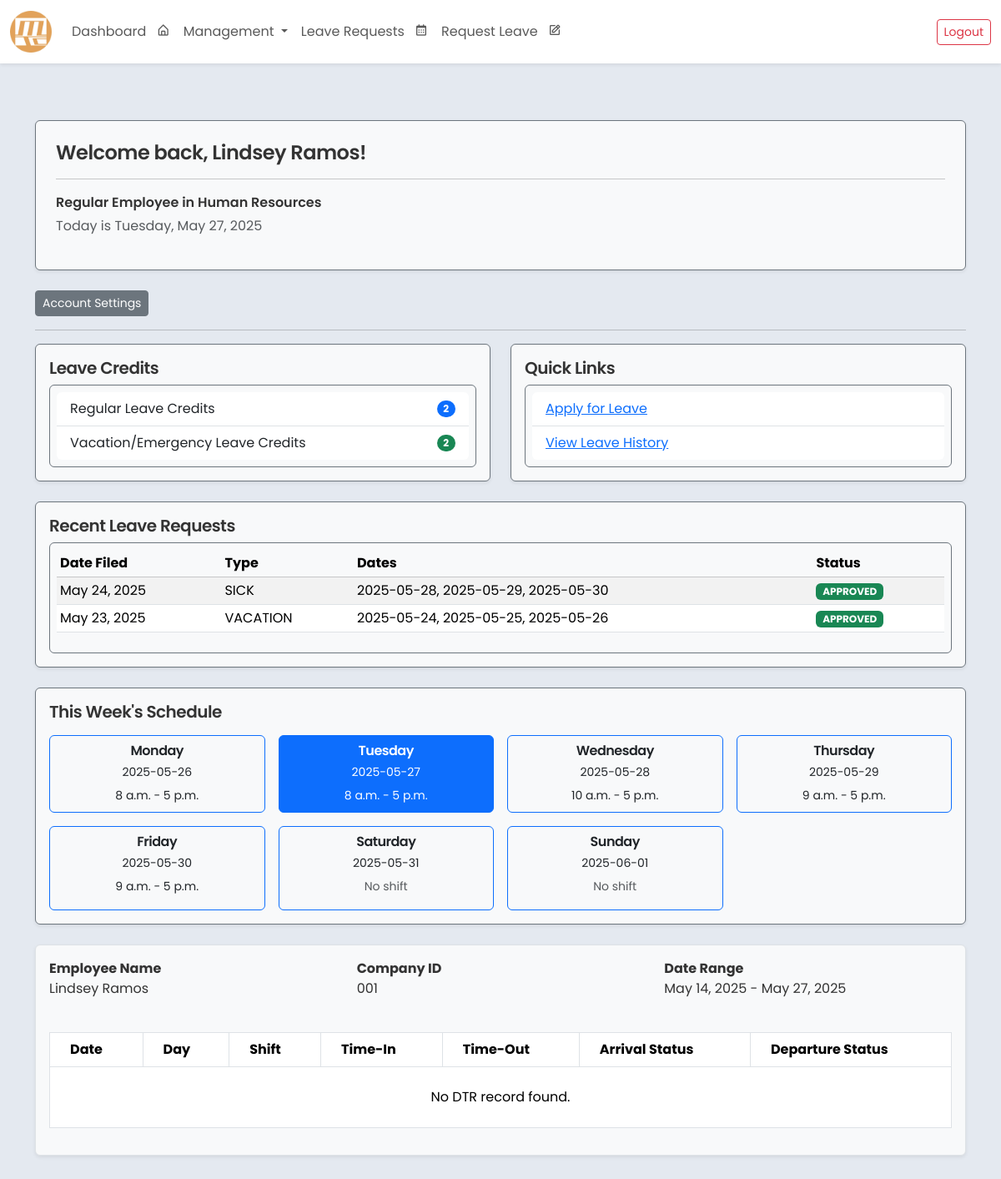
Screenshot of / (signed in) with the database file from the repository.
### core/models.py (models this page shows, shortened)
class Employee(models.Model):
    SEX_CHOICES = [
        ('Male', 'Male'),
        ('Female', 'Female'),
        ('Other', 'Prefer not to Say'),
    ]
    ROLE_CHOICES = [
        ('Regular Employee', 'Regular Employee'),
        ('Department Head', 'Department Head'),
        ('Admin(HR)', 'Admin(HR)'),
        ('Supervisor', 'Supervisor'),
        ('President', 'President')
    ]
    employee_id = models.AutoField(primary_key=True)
    company_id = models.CharField(max_length=20, blank=False, unique=True)
    first_name = models.CharField(max_length=100, blank=False)
    middle_name = models.CharField(max_length=100, blank=True, null=True)
    last_name = models.CharField(max_length=100, blank=False)
    sex = models.CharField(max_length=20, choices=SEX_CHOICES, blank=False)
    role = models.CharField(max_length=20, choices=ROLE_CHOICES, default='Regular Employee', blank=False)
    department = models.ForeignKey(
        Department,
        related_name="employees",
        on_delete=models.SET_NULL,
        null=True,
        blank=True
    )
    contact_number = models.CharField(max_length=15, blank=False)
    date_employed = models.DateField()
    leave_credits = models.IntegerField(default=0, blank=False)
    leave_credits2 = models.IntegerField(default=0, blank=False)
    user_account = models.OneToOneField(User, on_delete=models.SET_NULL, null=True, blank=True, related_name='employee')
    class Meta:
        ordering = ['last_name', 'first_name']
        verbose_name = 'Employee'
        verbose_name_plural = 'Employees'
        db_table = 'employee_table'
        constraints = [
            models.CheckConstraint(
                check=models.Q(leave_credits__gte=0),
                name='positive_leave_credits',
            ),
        ]

class Department(models.Model):
    name = models.CharField(max_length=255, unique=True)
    leave_respondents = models.ManyToManyField(
        'Employee',
        related_name='leave_departments',
        blank=True,
        limit_choices_to={'department__isnull': False}
    )
    shift_respondents = models.ManyToManyField(
        'Employee',
        related_name='shift_departments',
        blank=True,
        limit_choices_to={'department__isnull': False}
    )

class LeaveRequest(models.Model):
    class LeaveType(models.TextChoices):
        SICK = 'SICK', 'Sick Leave'
        MATERNITY = 'MATERNITY', 'Maternity Leave'
        PATERNITY = 'PATERNITY', 'Paternity Leave'
        VACATION = 'VACATION', 'Vacation Leave'
        EMERGENCY = 'EMERGENCY', 'Emergency Leave'
    class ApprovalStatus(models.TextChoices):
        PENDING = 'PENDING', 'PENDING'
        APPROVED = 'APPROVED', 'APPROVED'
        REJECTED = 'REJECTED', 'REJECTED'
    employee = models.ForeignKey('Employee', on_delete=models.CASCADE, related_name='leave_requests')
    leave_number = models.PositiveIntegerField(unique=True, editable=False)
    leave_dates = JSONField(default=list, blank=True, null=True)
    reason_for_leave = models.TextField()
    leave_type = models.CharField(max_length=20, choices=LeaveType.choices)
    remarks = models.TextField(blank=True, null=True)
    leave_credit_deduction = models.PositiveIntegerField(default=0)
    deduction_applied = models.BooleanField(default=False)
    department_approval = models.CharField(max_length=10, choices=ApprovalStatus.choices, default=ApprovalStatus.PENDING)
    hr_approval = models.CharField(max_length=10, choices=ApprovalStatus.choices, default=ApprovalStatus.PENDING)
    president_approval = models.CharField(max_length=10, choices=ApprovalStatus.choices, default=ApprovalStatus.PENDING)
    status = models.CharField(max_length=10, choices=ApprovalStatus.choices, default=ApprovalStatus.PENDING)
    created_at = models.DateTimeField(auto_now_add=True)

### core/views.py (the view, shortened to what this page needs)
# urls.py: path('', views.dashboard, name='dashboard'),
@login_required
def dashboard(request):
    employee = get_object_or_404(Employee, user_account=request.user)
    print("First Name:", employee.first_name)
    print("Last Name:", employee.last_name)
    print("Company ID:", employee.company_id)
    leave_depts = employee.leave_departments.all()
    shift_depts = employee.shift_departments.all()
    print("Leave Respondent for Departments:")
    for dept in leave_depts:
        print(f"- {dept.name}")
    print("Shift Respondent for Departments:")
    for dept in shift_depts:
        print(f"- {dept.name}")
    today = timezone.now().date()
    start_of_week = today - timedelta(days=today.weekday())  # Monday
    end_of_week = start_of_week + timedelta(days=6)
    week_days = []
    shifts_this_week = Shift.objects.filter(
        employee=employee,
        shift_date__range=[start_of_week, end_of_week]
    ).values('shift_date', 'shift_start', 'shift_end')
    shifts_map = {shift['shift_date']: shift for shift in shifts_this_week}
    for i in range(7):
        day = start_of_week + timedelta(days=i)
        shift_info = shifts_map.get(day)
        week_days.append({
            'label': day.strftime('%A'),
            'date': day.strftime('%Y-%m-%d'),
            'is_today': day == today,
            'shift_start': shift_info['shift_start'] if shift_info else None,
            'shift_end': shift_info['shift_end'] if shift_info else None,
        })
    recent_leaves = LeaveRequest.objects.filter(employee=employee).order_by('-created_at')[:5]
    departments = Department.objects.prefetch_related('shift_respondents', 'leave_respondents').all()
    start_date = today - timedelta(days=13)
    end_date = today
    attendance_records = Attendance.objects.filter(
        employee=employee,
        date__range=(start_date, end_date)
    ).select_related('shift').order_by('date')
    dtr_data = []
    context = {
        'departments': departments,
        'employee': employee,
        'recent_leaves': recent_leaves,
        'today': today,
        'week_days': week_days,
        'dtr_records': dtr_data,
        'start_date': start_date,
        'end_date': end_date,
    }
    return render(request, 'dashboard.html', context)

### core/templates/dashboard.html
{% extends 'base.html' %}
{% load static %}
{% block content %}
<div class="container py-4">
    <div class="row mb-4 ">
        <div class="col-md-12">
            <div class="p-4 border rounded shadow-sm bg-light border border-1 border-secondary">
                <h4>Welcome back, {{ user.employee.first_name }} {{ user.employee.last_name }}!</h4>
                <hr>
                {% if user.employee.role != "President" %}
                <p class="mb-1 fw-semibold">{{ user.employee.role }} in {{ user.employee.department.name }}</p>
                {% endif %}
                <p class="text-muted">Today is {{ today|date:"l, F j, Y" }}</p>
            </div>
        </div>
    </div>
    <div class="mt-3 w-100">
        <a href="{% url 'account_settings' %}" class="btn btn-secondary btn-sm">Account Settings</a>
    </div>
    {% if user.employee.role != "President" %}
    <hr>
    <div class="row mb-4 g-4">
        <div class="col-md-6">
            <div class="p-3 border rounded shadow-sm bg-light border border-1 border-secondary">
                <h5>Leave Credits</h5>
                <ul class="list-group list-group-flush border p-2 rounded border-secondary">
                    <li class="list-group-item d-flex justify-content-between align-items-center">
                        Regular Leave Credits
                        <span class="badge bg-primary rounded-pill">{{ user.employee.leave_credits }}</span>
                    </li>
                    <li class="list-group-item d-flex justify-content-between align-items-center">
                        Vacation/Emergency Leave Credits
                        <span class="badge bg-success rounded-pill">{{ user.employee.leave_credits2 }}</span>
                    </li>
                </ul>
            </div>
        </div>
        <div class="col-md-6">
            <div class="p-3 border rounded shadow-sm bg-light border border-1 border-secondary">
                <h5>Quick Links</h5>
                <ul class="list-group list-group-flush border p-2 rounded border-secondary">
                    <li class="list-group-item"><a href="{% url 'submit_leave_request' %}">Apply for Leave</a></li>
                    <li class="list-group-item"><a href="{% url 'my_leave_requests' %}">View Leave History</a></li>
                </ul>
            </div>
        </div>
    </div>
    <div class="row mb-4">
        <div class="col-md-12">
            <div class="p-3 border rounded shadow-sm bg-light border border-1 border-secondary">
                <h5>Recent Leave Requests</h5>
                {% if recent_leaves %}
                    <div class="table-responsive border p-2 rounded border-secondary">
                        <table class="table table-sm table-striped align-middle">
                            <thead class="table-light">
                                <tr>
                                    <th scope="col">Date Filed</th>
                                    <th scope="col">Type</th>
                                    <th scope="col">Dates</th>
                                    <th scope="col">Status</th>
                                </tr>
                            </thead>
                            <tbody>
                                {% for leave in recent_leaves %}
                                    <tr>
                                        <td>{{ leave.created_at|date:"M d, Y" }}</td>
                                        <td>{{ leave.leave_type }}</td>
                                        <td>{{ leave.leave_dates|join:", " }}</td>
                                        <td>
                                            <span class="badge
                                                {% if leave.status == 'APPROVED' %}bg-success
                                                {% elif leave.status == 'DENIED' %}bg-danger
                                                {% else %}bg-warning text-dark{% endif %}">
                                                {{ leave.status }}
                                            </span>
                                        </td>
                                    </tr>
                                {% endfor %}
                            </tbody>
                        </table>
                    </div>
                {% else %}
                    <p class="text-muted">No leave requests found.</p>
                {% endif %}
            </div>
        </div>
    </div>
    <div class="row mb-4">
        <div class="col-12">
            <div class="p-3 border rounded shadow-sm bg-light border border-1 border-secondary">
                <h5 class="mb-3">This Week's Schedule</h5>
                <div class="row row-cols-2 row-cols-sm-3 row-cols-md-4 row-cols-lg-7 g-3">
                    {% for day in week_days %}
                        <div class="col">
                            <div class="card h-100 {% if day.is_today %}bg-primary text-white{% else %}bg-light{% endif %} border border-primary">
                                <div class="card-body p-2 text-center">
                                    <h6 class="card-title mb-1">{{ day.label }}</h6>
                                    <p class="card-text mb-1"><small>{{ day.date }}</small></p>
                                    {% if day.shift_start and day.shift_end %}
                                        <p class="card-text mb-0"><small>{{ day.shift_start }} - {{ day.shift_end }}</small></p>
                                    {% else %}
                                        <p class="card-text mb-2">
                                            <small class="{% if day.is_today %}text-white-50{% else %}text-muted{% endif %}">No shift</small>
                                        </p>
                                    {% endif %}
                                </div>
                            </div>
                        </div>
                    {% endfor %}
                </div>
            </div>
        </div>
    </div>
    <div class="row mb-4">
        <div class="col-12">
            <div class="p-3 border rounded shadow-sm bg-light">
                <div class="mb-3">
                    <div class="row">
                        <div class="col-md-4">
                            <label class="fw-bold">Employee Name</label>
                            <p class="mb-0">{{ employee.first_name }} {{ employee.last_name }}</p>
                        </div>
                        <div class="col-md-4">
                            <label class="fw-bold">Company ID</label>
                            <p class="mb-0">{{ employee.company_id }}</p>
                        </div>
                        <div class="col-md-4">
                            <label class="fw-bold">Date Range</label>
                            <p class="mb-0">{{ start_date|date:"M d, Y" }} - {{ end_date|date:"M d, Y" }}</p>
                        </div>
                    </div>
                </div>
                <div class="table-responsive">
                    <table class="table table-bordered text-sm mt-4">
                        <thead class="bg-light">
                            <tr>
                                <th class="px-4 py-2">Date</th>
                                <th class="px-4 py-2">Day</th>
                                <th class="px-4 py-2">Shift</th>
                                <th class="px-4 py-2">Time-In</th>
                                <th class="px-4 py-2">Time-Out</th>
                                <th class="px-4 py-2">Arrival Status</th>
                                <th class="px-4 py-2">Departure Status</th>
                            </tr>
                        </thead>
                        <tbody>
                            {% for dtr in dtr_records %}
                            <tr>
                                <td class="px-4 py-2">{{ dtr.date }}</td>
                                <td class="px-4 py-2">{{ dtr.day }}</td>
                                <td class="px-4 py-2">{{ dtr.shift }}</td>
                                <td class="px-4 py-2">{{ dtr.time_in }}</td>
                                <td class="px-4 py-2">{{ dtr.time_out }}</td>
                                <td class="px-4 py-2">{{ dtr.arrival_status }}</td>
                                <td class="px-4 py-2">{{ dtr.departure_status }}</td>
                            </tr>
                            {% empty %}
                            <tr>
                                <td colspan="7" class="text-center py-4">No DTR record found.</td>
                            </tr>
                            {% endfor %}
                        </tbody>
                    </table>
                </div>
            </div>
        </div>
    </div>
    {% endif %}
</div>
{% endblock %}

### core/templates/base.html (style rules this page uses)
body { font-family: 'Poppins', sans-serif; font-size: 1rem; color: #333; background-color:rgb(228, 233, 240); }
h1, h2, h3, h4, h5, h6 { font-weight: 600; letter-spacing: -0.5px; }
label { font-weight: 500; }

### rows the page displays
LeaveRequest: created_at "May 24, 2025", leave_type "SICK", leave_dates "2025-05-28, 2025-05-29, 2025-05-30", status "APPROVED"
LeaveRequest: created_at "May 23, 2025", leave_type "VACATION", leave_dates "2025-05-24, 2025-05-25, 2025-05-26", status "APPROVED"
Employee: first_name "Lindsey", last_name "Ramos", company_id "001"

### other values shown
{{ user.employee.first_name }} "Lindsey"
{{ user.employee.last_name }} "Ramos"
{{ user.employee.role }} "Regular Employee"
{{ user.employee.department.name }} "Human Resources"
{{ user.employee.leave_credits }} "2"
{{ user.employee.leave_credits2 }} "2"
{{ day.label }} "Monday" "Tuesday" "Wednesday" "Thursday" "Friday" "Saturday" "Sunday"
{{ day.date }} "2025-05-26" "2025-05-27" "2025-05-28" "2025-05-29" "2025-05-30" "2025-05-31" "2025-06-01"
{{ day.shift_start }} "8 a.m." "8 a.m." "10 a.m." "9 a.m." "9 a.m."
{{ day.shift_end }} "5 p.m." "5 p.m." "5 p.m." "5 p.m." "5 p.m."
